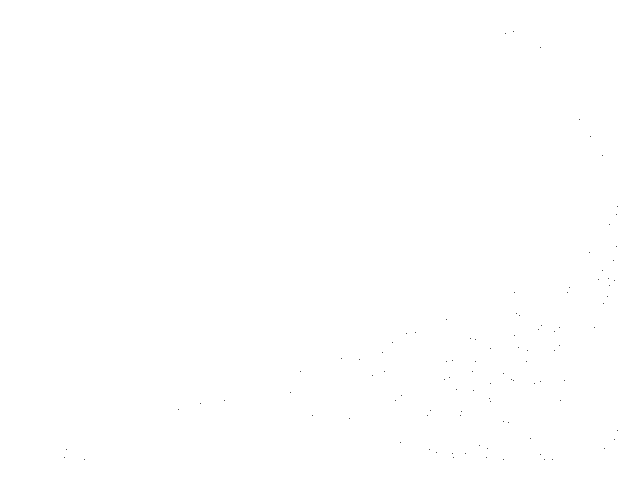
Frame 1 (no input)
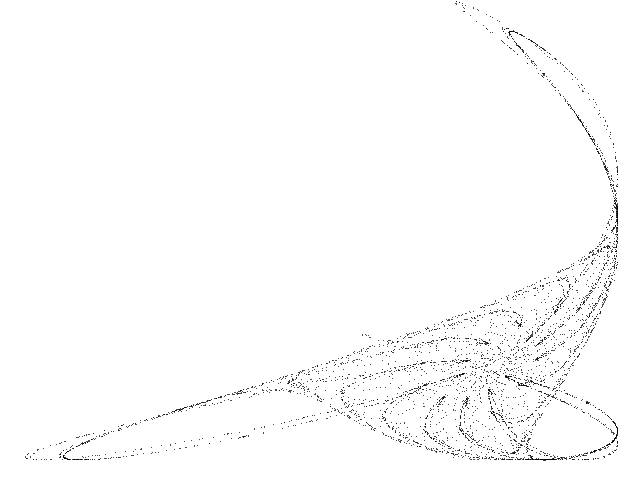
Frame 60 (the mouse pressed at the canvas centre just before this capture)
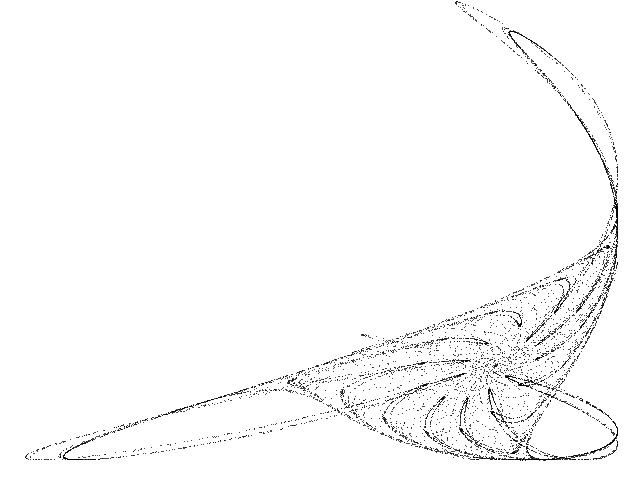
Frame 120 (the mouse held since frame 60 and released just before this capture)

The Processing sketch that drew these frames (run headless with seeded random() and noise(); from frame 60 on, the mouse is pressed at the canvas centre):

// Processing sketch: Marotto_Lorenz
// ── Marotto_Lorenz.pde
// Marotto-Lorenz chaotic map //

  float x = 0.1;
  float y = 0.1;
  float a = 2.5;
  float b = 2.05;

void setup() {
  
  size(640, 480);
  background(255);
  
}

void draw() {
  
  for (int i=0;i<100;i++) {
    
    float nx = x;
    float ny = y;
        
    x = (1 - a * nx - b * ny) * (a * nx + b * ny);
    y = nx;
  
    point(230+(1550*x), 160+(1200*y));
        
  }

}
